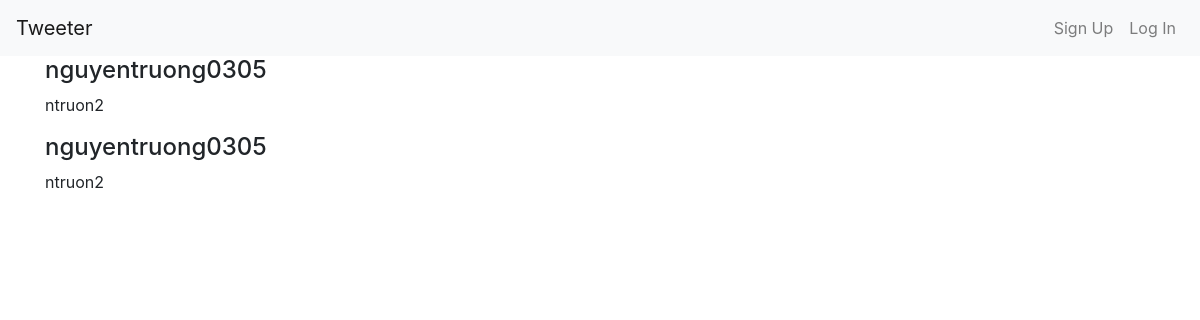
/, run on an earlier commit of the app's database.
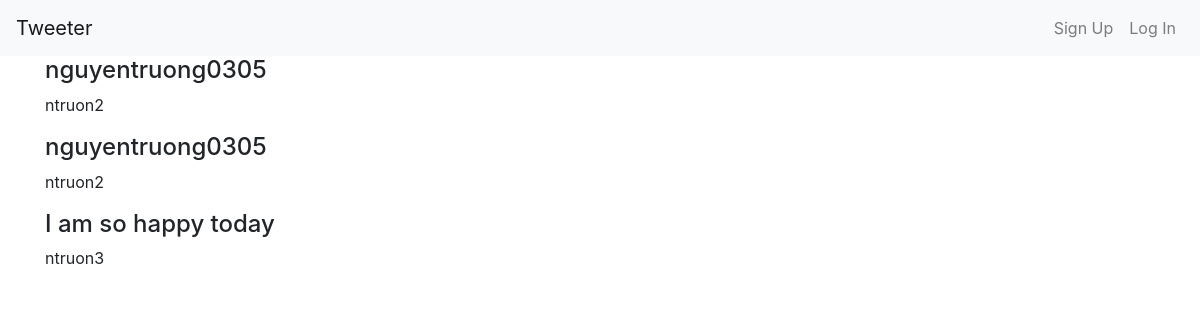
And on a later commit of the database.
### tweets/models.py (models this page shows, shortened)
class Tweet(models.Model):
    user = models.ForeignKey(get_user_model(), on_delete=models.PROTECT)
    body = models.CharField(max_length=255)
    created_at = models.DateTimeField(default=timezone.now)
    updated_at = models.DateTimeField(default=timezone.now)

### users/models.py (models this page shows, shortened)
class CustomUser(AbstractUser):
    gender = models.CharField(max_length=255, blank=True, null=True)
    dob = models.DateField(null=True, blank=True)
    location = models.CharField(max_length=255, blank=True, null=True)
    def __str__(self):
        return self.username

### tweets/views.py (the view)
# urls.py: path('', TweetListView.as_view(), name='home'),
class TweetListView(ListView):
    model = Tweet
    template_name = 'home.html'

### tweets/templates/home.html
{% extends 'base.html' %}
{% block content %}
  {% for tweet in object_list %}
    <div class="tweet-entry">
    <h4>{{ tweet.body }}</h4>
    <p>{{ tweet.user }}</p>
    </div>
  {% endfor %}
{% endblock content %}

### templates/base.html (shortened to what this page needs)
{% load bootstrap4 %}
<html>
<head>
{% bootstrap_css %}
</head>
<body>
  <nav class="navbar navbar-expand-lg navbar-light bg-light">
    <a class="navbar-brand" href="{% url 'home' %}">Tweeter</a>
    <div class="collapse navbar-collapse" id="navbarSupportedContent">
      <ul class="navbar-nav ml-auto">
        {% if user.is_authenticated %}
          <li class="nav-item dropdown">
            <a class="nav-link dropdown-toggle" href="#" id="navbarDropdownMenuLink"
            data-toggle="dropdown" aria-haspopup="true"
            aria-expanded="false">
              Welcome {{ user.username }}
            </a>
            <div class="dropdown-menu" aria-labelledby="navbarDropdownMenuLink">
              <a class="dropdown-item" href="{% url 'update_user' user.pk %}">Profile</a>
              <a class="dropdown-item" href="{% url 'logout' %}">Log Out</a>
            </div>
          </li>
        {% else %}
        <li class="nav-item">
          <a class="nav-link" href="{% url 'signup' %}">Sign Up</a>
        </li>
          <li class="nav-item">
            <a class="nav-link" href="{% url 'login' %}">Log In</a>
          </li>
        {% endif %}
      </ul>
    </div>
  </nav>
  <div class="container">
      {% block content %}(no content){% endblock %}
  </div>
</body>
</html>

What changed in the data, as far as the page shows it:
added Tweet: body "I am so happy today", user "ntruon3"
